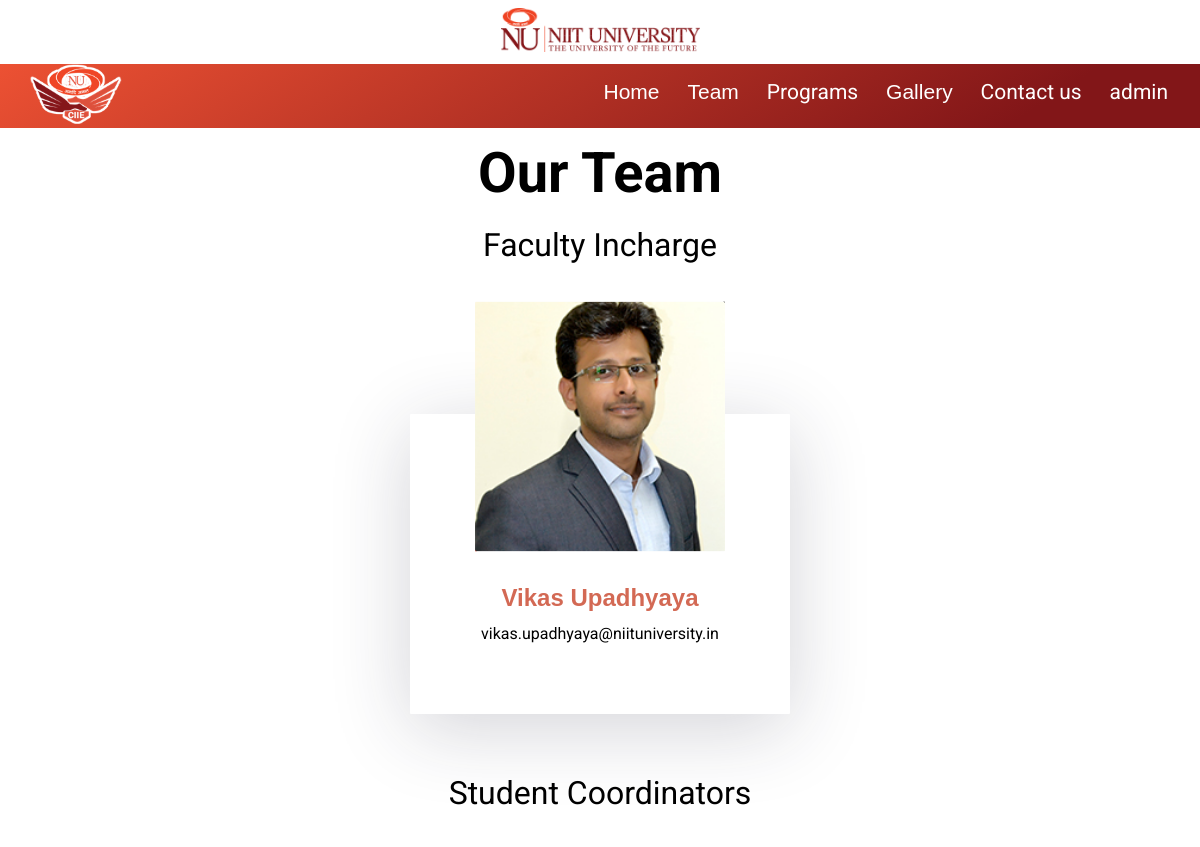
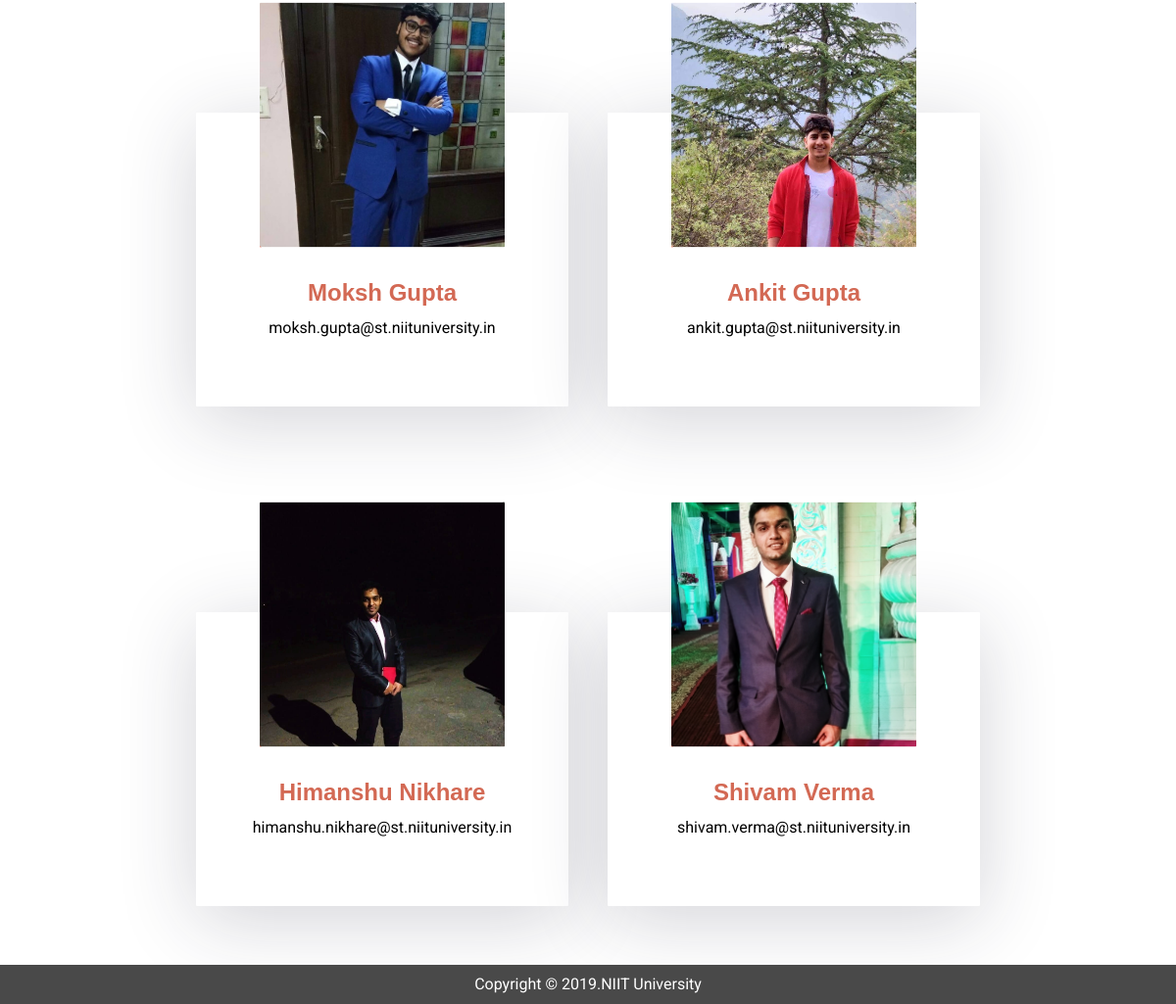
The page /team/ (signed in) on the database its author committed (2 pictures, top to bottom).
### accounts/models.py (models this page shows, shortened)
class CUser(AbstractBaseUser):
	objects = UserManager()
	username = models.CharField(max_length=16,default=0)
	email = models.EmailField(
				max_length=255,
				unique= True,
				verbose_name= 'email address'
			)
	FirstName = models.CharField(
				max_length=300,
				validators = [
					RegexValidator( regex= NAME_REGEX,
									message='Name should contain only alphabets',
									code= 'invalid_name')
					]
			)
	LastName = models.CharField(
				max_length=300,
				validators = [
					RegexValidator( regex= NAME_REGEX,
									message='Name should contain only alphabets',
									code= 'invalid_name')
					]
			)
	is_staff = models.BooleanField(default=False)
	object= UserManager()
	USERNAME_FIELD = 'email'

### team/models.py (models this page shows, shortened)
class Title(models.Model):
	title= models.CharField(max_length=255)
	priority = models.IntegerField(default=0, null=False)
	def __str__(self):
		return self.title

class Member(models.Model):
	title = models.ForeignKey(Title, on_delete = models.CASCADE)
	name  = models.CharField(max_length=255)
	phone = models.CharField(max_length=10)
	email = models.EmailField(null=True)
	image = models.ImageField(upload_to = "team", default='default.jpg', blank=True)
	url   = models.CharField(max_length=255, default="#")

### team/views.py (the view)
# urls.py: url(r'^team/$', t.team, name="team"),
def team(request):
	titles = Title.objects.all().order_by('priority')
	dic={}
	for title in titles:
		members=Member.objects.filter(title=title)
		dic.update({members:title})
	return render(request,'team.html',{'dic':dic})

### team/templates/team.html (shortened to what this page needs)
{% extends "base.html" %}
{% load static from staticfiles %}
{% block extra_css %}
<link rel='stylesheet' href='https://use.fontawesome.com/releases/v5.7.0/css/all.css'>
<link rel="stylesheet" type="text/css" href="{% static 'team.css' %}">
{% endblock %}
{% block content %}
	<div class="page-heading">Our Team</div>
	{% for title,key in dic.items %}
		<div class="team-title">{{key}}</div>
		<div class="team-container">
		{% for name in title  %}
			<div class="team-slider">
				<div class="team-slider__wrp swiper-wrapper">
					<div class="team-slider__item swiper-slide">
      					<div class="team-slider__img">
        					<img src="../media/{{name.image}}" alt="">
      					</div>
      					<div class="team-slider__content">
        					<div class="team-slider__title"><a href="#">{{name.name}}</a></div>
        					<div class="team-slider__text">{{name.email}}</div>
      					</div>
    				</div>
				</div>
			</div>
		{% endfor %}
	</div>
	{% endfor %}
{% endblock %}

### templates/base.html (shortened to what this page needs)
{% load static from staticfiles %}
<!doctype html>
<html class="no-js" lang="">
  <head>
    <link rel="stylesheet" href="{% static 'styles.css' %}">
    <link rel="stylesheet" href="https://cdnjs.cloudflare.com/ajax/libs/sweetalert/1.1.3/sweetalert.min.css">
    {% block extra_css %}{% endblock %}
  </head>
  <body>
    <header>
      <div class="menu-container"  id="nu" style="background-image: none;">
        <div class="grt-menu-row">
          <div class="grt-menu-logo">
            <a href="https://www.niituniversity.in"  class="grt-logo"><img src="{% static 'nulogo.png' %}"></a>
          </div>
        </div>
      </div>
      <div class="menu-container">
       <div class="grt-menu-row">
         <div class="grt-menu-logo">
            <a href="/"  class="grt-logo"><img src="{% static 'logo.png' %}"></a>
          </div>
          <div class="grt-menu-right">
            <nav>
              <ul class="grt-menu">
                <li ><a href="/">Home</a></li>
                <li><a href="{% url 'team' %}">Team</a></li>
                <li class="grt-dropdown"><a>Programs</a>
                </li>
                <li><a href="{% url 'gallery' %}">Gallery</a></li>
                <li class="grt-dropdown"><a>Contact us</a>
                </li>
                {% if user.is_authenticated %}
                <li class="grt-dropdown"><a>{{request.user.FirstName}}</a>
                </li>
                {% else %}
                <li><a href="{% url 'social:begin' 'google-oauth2' %}?next={{request.path}}">Login</a></li>
                {% endif %}
              </ul>
            </nav>
          </div>
        </div>
      </div>
    </header>
    <div class="page-container">
      {% block content %}
      {% endblock %}
    </div>
    <div class="footer">
  <p style="margin: 10px">Copyright © 2019.NIIT University</p>
</div>
{% load sweetify %}
  </body>
</html>

### assets/styles.css (style rules this page uses)
body { margin: 0; font-family: 'Roboto', sans-serif; }
a { color: #fff ; }
header { position:absolute; top:0; left:0; right:0; width:100%; background:#FFF; height:auto; z-index:9999; }
header nav { clear:both; display: block; line-height: 60px; height:60px; position:relative; }
.menu-container { background-image: linear-gradient(147deg, #ec5133 0%, #821618 85%); padding-left:30px; padding-right:30px; }
.grt-menu-row { display: flex; flex-direction: row; justify-content: space-between; }
a.grt-logo { display:inline-block; }
a.grt-logo img { max-height: 60px; width: auto; }
ul.grt-menu { display: block; float:right; margin:0 -10px 0 0; padding:0; list-style-type: none; }
ul.grt-menu:after { content:""; clear:both; display:block; }
ul.grt-menu li { display: inline-block; margin:0; padding:0; -webkit-transition: all ease 0.8s; -moz-transition: all ease 0.8s; transition: all ease 0.8s; }
ul.grt-menu li a { padding: 5px 12px; font-size:21px; display: inline-block; color:#fff !important; line-height: 1.1em; box-shadow: inset 0 0 0 0 #FFF; -webkit-transition: all ease 0.8s; -moz-transition: all ease 0.8s; transition: all ease 0.8s; position:relative; text-decoration: none; }
.page-container { padding-top:120px; width:100%; margin:0; padding-bottom:0; min-height: calc(100vh - 160px); }
.footer { height: 40px; position: absolute; width: 100%; background-color: #494949; color: white; text-align: center; }
.team-container { width: 90vw; display: flex; flex-wrap: wrap; margin:auto; justify-content: center; }
.team-slider { width: 380px; height: 300px; position: relative; background: #fff; box-shadow: 0px 14px 80px rgba(34, 35, 58, 0.2); border-radius: 1px; margin: 150px 20px 60px 20px; }
.team-slider__item { display: flex; align-items: center; flex-direction: column; }
.team-slider__img { background-image: none; height: 250px; box-shadow: 4px 13px 30px 1px rgba(0, 0, 0,0); border-radius: 1px; overflow: hidden; width: 250px; transform: translateY(-45%); }
.team-slider__img img { width: 100%; height: 100%; object-fit: cover; display: block; border-radius: 1px; transition: all 0.3s; }
.team-slider__content { margin-top: -80px; text-align: center; padding: 0 ; }
.team-slider__title { font-size: 24px; font-weight: 700; color: #0d0925; margin-bottom: 10px; }
.team-slider__text { color: #4e4a67; margin-bottom: 30px; line-height: 1.5em; }
.team-title { text-align: center; font-size: 32px; }
.page-heading { justify-content: center; text-align: center; font-size: 72px; margin:20px; }

### assets/team.css (style rules this page uses)
.page-heading { font-size:3.5em; font-weight:bold; }
.team-title { font-size:2em; }
.team-slider .team-slider__img:before, .team-slider .team-slider__img:after { content: ""; width: 200%; height: 80%; background: rgba(38,37,37,0.8); position: absolute; top: -100%; left: -4%; transform: rotate(45deg); transition: all 0.5s ease 0s; }
.team-slider .team-slider__img:after { background: rgba(236,81,51,0.8); top: auto; left: auto; bottom: -100%; right: -4%; }
a:-webkit-any-link { color: #d36954; cursor: pointer; text-decoration: none; font-family: sans-serif; }
.team-slider__text { font: 1.35em; color: #000; }

### rows shown on the page
CUser: user.FirstName "admin"
Title: title "Faculty Incharge"
Member: image (picture), name "Vikas Upadhyaya", email "vikas.upadhyaya@niituniversity.in"
Title: title "Student Coordinators"
Member: image (picture), name "Moksh Gupta", email "moksh.gupta@st.niituniversity.in"
Member: image (picture), name "Ankit Gupta", email "ankit.gupta@st.niituniversity.in"
Member: image (picture), name "Himanshu Nikhare", email "himanshu.nikhare@st.niituniversity.in"
Member: image (picture), name "Shivam Verma", email "shivam.verma@st.niituniversity.in"
